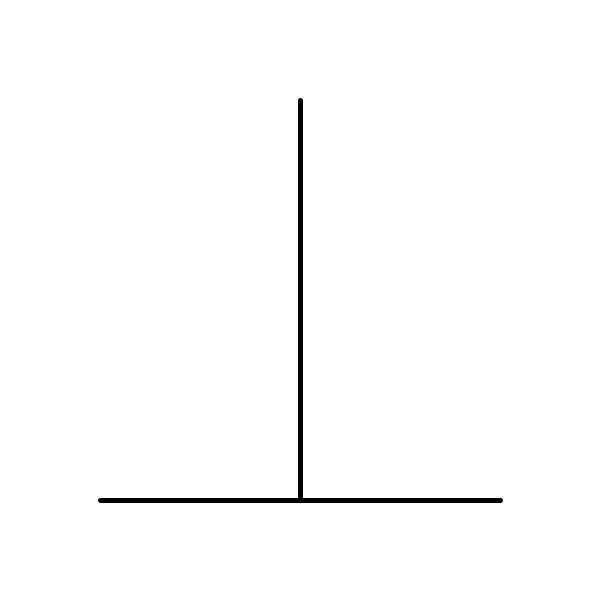
Frame 1 (no input)
Frame 60 (the mouse pressed at the canvas centre just before this capture): identical to frame 1, image omitted
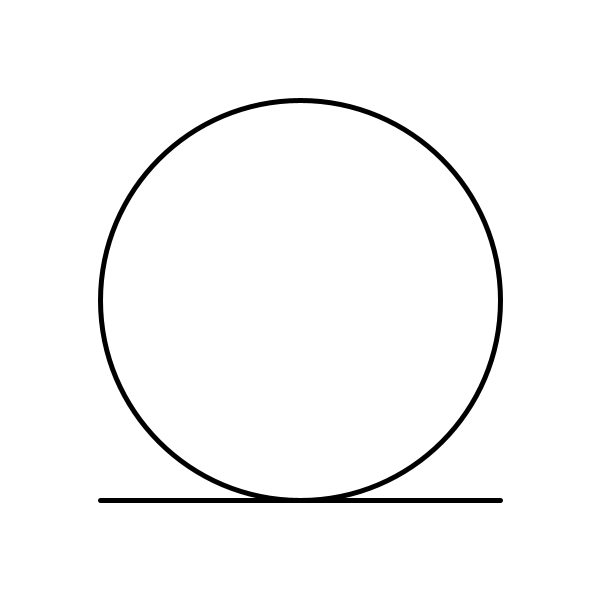
Frame 120 (the mouse held since frame 60 and released just before this capture)

The Processing sketch that drew these frames (run headless with seeded random() and noise(); from frame 60 on, the mouse is pressed at the canvas centre):

// Processing sketch: Vertical_Horizontal_Illusion
// ── Vertical_Horizontal_Illusion.pde
void setup(){
  size(600,600);
  strokeWeight(5); 
}

void draw(){
  background(255);
  line(100,500,500,500);
  line(300,100,300,500);  
  if(mousePressed){
    circle(mouseX, mouseY, 400);
  }
}
